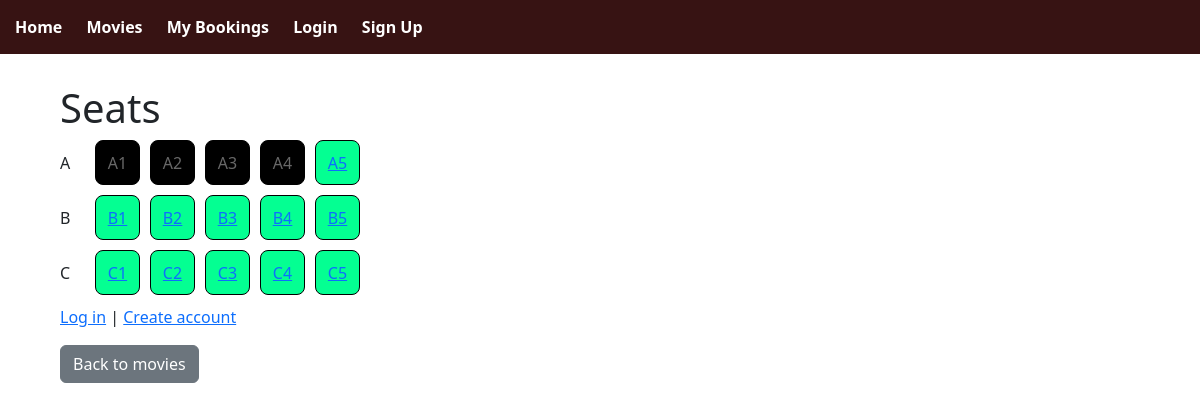
The app's page /showings/1/seats/ with its own data.
### bookings/models.py (models this page shows, shortened)
class Seat(models.Model):
    showing = models.ForeignKey(Showing, on_delete=models.CASCADE)
    seat_number = models.CharField(max_length=5)
    booking_status = models.BooleanField()

### bookings/views.py (the view)
# urls.py: path('showings/<int:showing_id>/seats/', views.seat_list, name='seat_list'),
def seat_list(request, showing_id):
    seats = Seat.objects.filter(showing_id=showing_id)
    def parse_seat(seat_num: str):
        match = re.match(r"^([A-Za-z]+)(\d+)$", seat_num.strip())
        if not match:
            return (seat_num, 0)
        row = match.group(1).upper()
        num = int(match.group(2))
        return (row, num)
    seat_rows = defaultdict(list)
    for seat in seats:
        row, num = parse_seat(seat.seat_number)
        seat_rows[row].append((num, seat))
    ordered_rows = []
    for row in sorted(seat_rows.keys()):
        ordered_seats = [seat for (num, seat) in sorted(seat_rows[row], key=lambda x: x[0])]
        ordered_rows.append((row, ordered_seats))
    return render(request, "bookings/seat_booking.html", {"seat_rows": ordered_rows})

### bookings/templates/bookings/seat_booking.html (shortened to what this page needs)
<!DOCTYPE html>
{% extends "bookings/base.html" %}
{% block content %}
<html>
<body>
    <h1>Seats</h1>
{% for row, seats in seat_rows %}
  <div class="seat-row">
    <div class="row-label">{{ row }}</div>
    {% for seat in seats %}
      {% if seat.booking_status %}
        <span class="seat seat-booked">{{ seat.seat_number }}</span>
      {% else %}
        <a
          class="seat seat-available"
          href="{% url 'book_seat' seat.id %}"
          onclick="return confirm('Book seat {{ seat.seat_number }}?')"
        >
          {{ seat.seat_number }}
        </a>
      {% endif %}
    {% endfor %}
  </div>
{% endfor %}
{% if not user.is_authenticated %}
<p>
  <a href="/accounts/login/">Log in</a> |
  <a href="/signup/">Create account</a>
</p>
{% endif %}
<a href="{% url 'movie_list' %}" class="btn btn-secondary">Back to movies</a>
</body>
</html>
{% endblock %}

### bookings/templates/bookings/seat_booking.html (style rules this page uses)
.seat-row { display: flex; align-items: center; gap: 10px; margin-bottom: 10px; }
.row-label { width: 25px; }
.seat { width: 45px; height: 45px; display: inline-flex; align-items: center; justify-content: center; border-radius: 8px; border: 1px solid #000000; }
.seat-available { background: #04ff92; }
.seat-booked { background: #000000; color: #686868; pointer-events: none; }

### records on screen
Seat: row "A", seat_number "A1"
Seat: seat_number "A2"
Seat: seat_number "A3"
Seat: seat_number "A4"
Seat: seat_number "A5"
Seat: row "B", seat_number "B1"
Seat: seat_number "B2"
Seat: seat_number "B3"
Seat: seat_number "B4"
Seat: seat_number "B5"
Seat: row "C", seat_number "C1"
Seat: seat_number "C2"
Seat: seat_number "C3"
Seat: seat_number "C4"
Seat: seat_number "C5"
